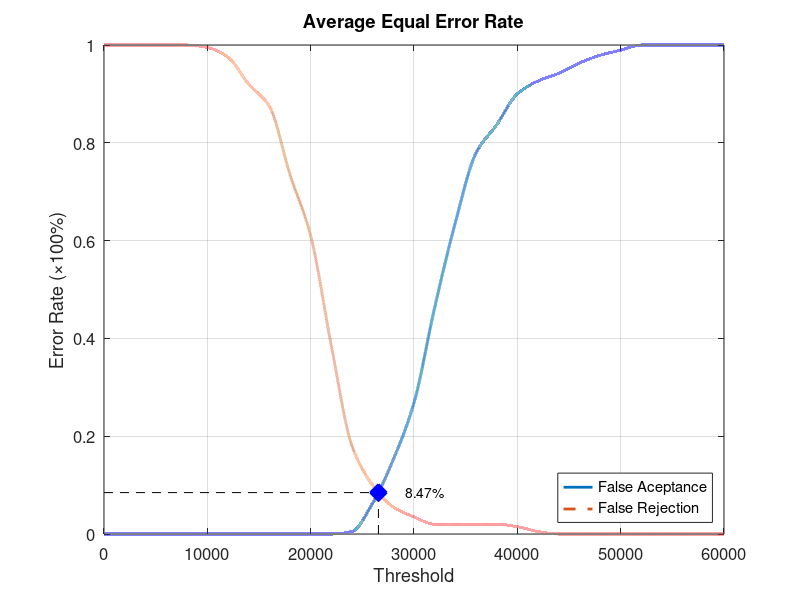
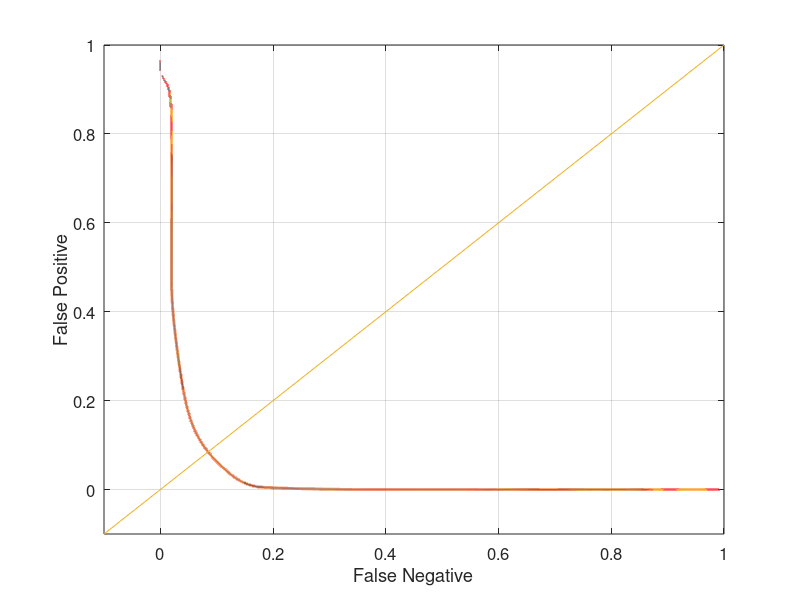

Write MATLAB code to recreate these figures, in order.
function yEER = Database5_1
close all;
clear;
clc;
x = 0:2000:60000;
xq = 0:0.5:60000;

y0 = [0 0 0 0 0 0 0 0 0 0 0 0 0.00526316 0.0631579 0.152632 0.268421 0.463158 0.636842 0.778947 0.836842 0.9 0.926316 0.942105 0.963158 0.978947 0.989474 1 1 1 1 1];
yy0 = interp1(x, y0, xq, 'pchip');
y1 = [1 1 1 1 1 0.995 0.975 0.92 0.875 0.735 0.61 0.385 0.18 0.1 0.055 0.035 0.02 0.02 0.02 0.02 0.015 0.005 0 0 0 0 0 0 0 0 0];
yy1 = interp1(x, y1, xq, 'pchip');

% Calculating EER: 
y2 = abs(y0 - y1);
find(y2 == min(y2))
yy2 = abs(yy0 - yy1);
xEER = find(yy2 == min(yy2));
xEERIndex = xq(xEER) % X-axis EER
yEER = yy0(xEER) % Y-axis EER

main = figure
plot(xq, yy0,'-','LineWidth', 2);	hold on
plot(xq, yy1,'--','LineWidth', 2);	hold on
plot([xEERIndex xEERIndex], [0 yEER], 'k--');	hold on
plot([0 xEERIndex], [yEER yEER], 'k--');	hold on
plot(xEERIndex, yEER, 'bx', 'LineWidth', 10);	hold on
text(xEERIndex + 10 * xEERIndex / 100, yEER, [num2str(round((10000 * yEER)) / 100) '%'])
legend('False Aceptance', 'False Rejection', 'Location', 'SouthEast')
xlabel('Threshold')
ylabel('Error Rate (\times100%)')
title('Average Equal Error Rate')
set(gca, 'FontSize', 12)
axis([0 60000 0 1])
grid on

print(main, 'Database5_1Main', '-dpng');
FNRxFPR = figure('Color', [1 1 1]);
plot(yy1, yy0, '-', yy1, yy0, 'LineWidth', 2);
hold on
y = -0.1:0.1:1
plot(y, y); 
set(gca, 'FontSize', 12)
xlabel('False Negative')
ylabel('False Positive')
axis([-0.1 1 -0.1 1])
set(gca, 'FontSize', 12)
grid on

print(FNRxFPR, 'Database5_1FNRxFPR','-dpng');
end
